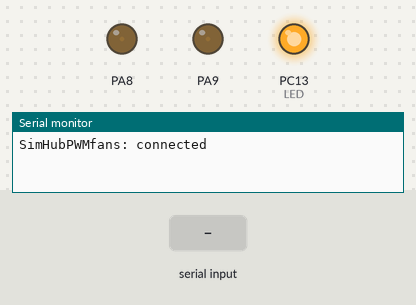
The sketch below on a simulated STM32 Blue Pill. Parts: output pins drawn as LEDs (lit = HIGH), the last lines printed to the serial monitor. The inputs (shaded band) are chosen by the test bench.

Above: at 1.2 s.
1.3 s: byte 30 received over Serial
At 1.7 s:
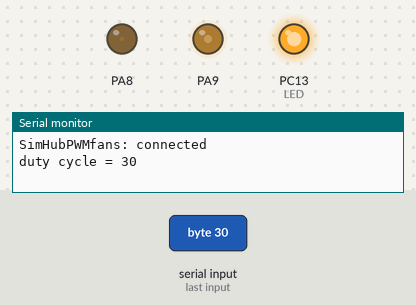
2.8 s: byte 90 received over Serial
At 4.0 s:
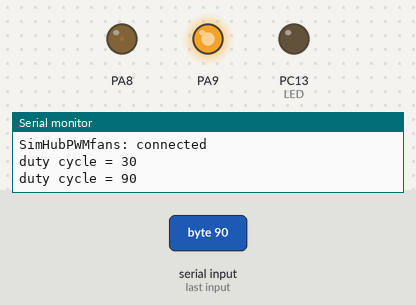
Timing chart, 0 to 5.8 s (numbered marks = the images above; inputs shaded):
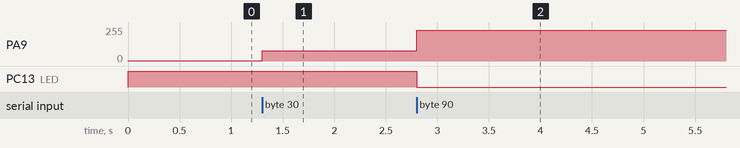

The sketch:

SimHubPWMfans.ino
```cpp
#include <Servo.h>
// index fan[] based on lsb of ASCII values, with 6 msb to set PWM duty cycle.
// https://blekenbleu.github.io/Arduino/SimHubPWMfans

#define LED PC13			// Blue Pill green LED pin

// 4-wire fan;  keep duty cycle in the range of 1 to 99, avoiding 0 and 100
#define pwm0 PA8    // both are on T1;  servos are on T4 (PB8,9)
#define pwm1 PA9
TIM_TypeDef *Instance = (TIM_TypeDef *)pinmap_peripheral(digitalPinToPinName(pwm0), PinMap_PWM);
HardwareTimer  *MyTim = new HardwareTimer(Instance);
uint32_t   channel[2] = {STM_PIN_CHANNEL(pinmap_function(digitalPinToPinName(pwm0), PinMap_PWM)),
			 STM_PIN_CHANNEL(pinmap_function(digitalPinToPinName(pwm1), PinMap_PWM))};

void setup() {			// setup() code runs once
  pinMode(LED, OUTPUT);		// initialize output digital pin connected to green LED
  digitalWrite(LED, LOW);	// turn on LED by pulling pin LOW

	     // channel, pin, frequency, duty cycle)
  MyTim->setPWM(channel[0], pwm0, 25000, 1);
  MyTim->setPWM(channel[1], pwm1, 25000, 1);

  // Initialize serial and wait for port to be opened:
  Serial.begin(115200);
  while (!Serial)
    delay(1);			// wait for native USB serial port to connect
  Serial.println("SimHubPWMfans: connected");
  digitalWrite(LED, HIGH);	// extinguish LED until possible tension clipping
}

// loop() is not REALLY a loop;
// it is just the designated user routine which Arduino main() calls often.
void loop() {
  if (0 < Serial.available()) {
    byte received = Serial.read();
    byte i = received & 1;
    uint32_t dutycycle = received;	// update duty cycle

    Serial.print("duty cycle = ");
    Serial.println(dutycycle);
    MyTim->setCaptureCompare(channel[i], dutycycle, PERCENT_COMPARE_FORMAT);
    digitalWrite(LED, (50 > dutycycle) ? HIGH : LOW);
  }
}
```

Measured:
- after the input at 1.3 s, PA9: 2/255 → 76/255 at once
- after the input at 2.8 s, PA9: 76/255 → 229/255 at once; PC13 (LED): HIGH → LOW at once
